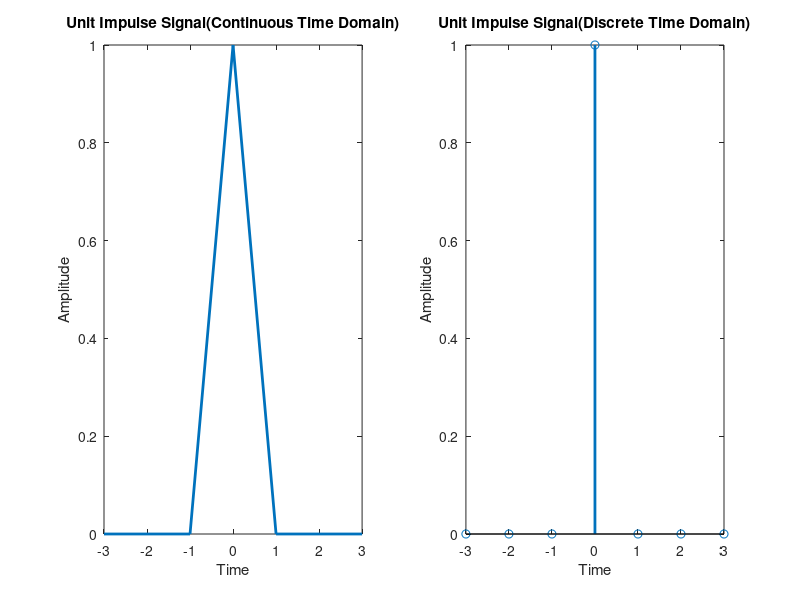

Write the MATLAB code that produced this figure.
clc, clear; 
t = -3:3; 
amp = [0,0,0,1,0,0,0]; 
figure(1);      
% number of figure 
subplot(121)             
p=plot(t,amp);          % continuous plot 
set(p,'Linewidth',2); 
title('Unit Impulse Signal(Continuous Time Domain)'); 
xlabel('Time');         %label of x axis 
ylabel('Amplitude');    
%label of y axis 
subplot(122)            
s=stem(t,amp);          % discrete plot 
set(s,'Linewidth',2); 
xlabel('Time');         
%label of x axis 
ylabel('Amplitude');    %label of y axis 
title('Unit Impulse Signal(Discrete Time Domain)'); 
